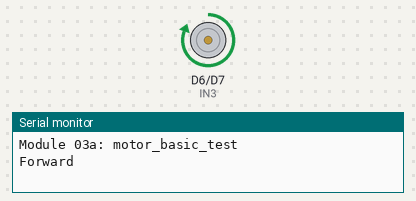
Bench run of a sketch on a simulated ESP8266 (NodeMCU). Shown: motor-driver pin pairs drawn as motors (green arrow = first pin HIGH = forward, orange = second pin HIGH = backward, longer = more drive, scaled by the enable pin), the last lines printed to the serial monitor.

Above: at 0.6 s.
At 3.9 s:
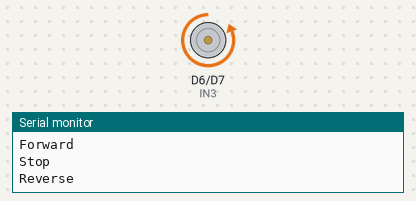
At 7.2 s:
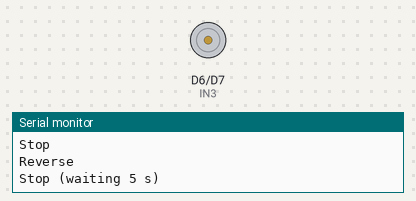
Timing chart, 0 to 12.6 s (numbered marks = the images above):
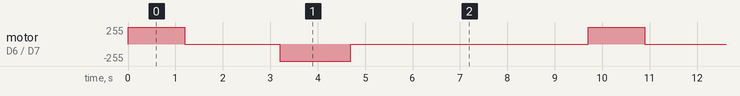

The sketch:

motor_basic_test.ino
```cpp
/*
  Module 03a - DC motor test through an L298N driver
  --------------------------------------------------
  Spins the dispensing motor forward, stops, reverses, stops, forever.
  No WiFi, no Blynk. Use this first to prove the motor and wiring work.

  Wiring (channel B of the L298N):
    NodeMCU D5 -> ENB   (enable / speed)
    NodeMCU D6 -> IN3
    NodeMCU D7 -> IN4
    NodeMCU GND -> L298N GND   (grounds MUST be shared)
    Motor -> OUT3 / OUT4
    Motor supply (+) -> L298N 12V terminal, (-) -> GND

  L298N gotchas learned the hard way:
    * Remove the ENB jumper cap if you want PWM speed control from D5.
    * The separate logic-power jumper (near the 12V/GND screw terminals)
      must be fitted, or the chip's logic has no power and the motor only
      "clicks" once instead of spinning.
    * Swapping the two motor wires, or swapping IN3/IN4 values, reverses
      the "forward" direction.
*/

#define ENB D5
#define IN3 D6
#define IN4 D7

const int  SPEED_PWM  = 1023;   // 0-1023 on ESP8266 (1023 = full speed)
const int  FORWARD_MS = 1200;   // one normal feeding portion
const int  REVERSE_MS = 1500;   // unjam move

void motorStop() {
  analogWrite(ENB, 0);
  digitalWrite(IN3, LOW);
  digitalWrite(IN4, LOW);
}

void motorForward(int pwm) {
  digitalWrite(IN3, HIGH);
  digitalWrite(IN4, LOW);
  analogWrite(ENB, pwm);
}

void motorReverse(int pwm) {
  digitalWrite(IN3, LOW);
  digitalWrite(IN4, HIGH);
  analogWrite(ENB, pwm);
}

void setup() {
  Serial.begin(115200);
  pinMode(ENB, OUTPUT);
  pinMode(IN3, OUTPUT);
  pinMode(IN4, OUTPUT);
  motorStop();
  Serial.println("\nModule 03a: motor_basic_test");
}

void loop() {
  Serial.println("Forward");
  motorForward(SPEED_PWM);
  delay(FORWARD_MS);

  motorStop();
  Serial.println("Stop");
  delay(2000);

  Serial.println("Reverse");
  motorReverse(SPEED_PWM);
  delay(REVERSE_MS);

  motorStop();
  Serial.println("Stop (waiting 5 s)");
  delay(5000);
}
```

Measured:
- by itself, motor on D6 (IN3) / D7 (IN4): repeats every 9.7 s: stopped 2.0 s, backward 255/255 1.5 s, stopped 5.0 s, forward 255/255 1.2 s
